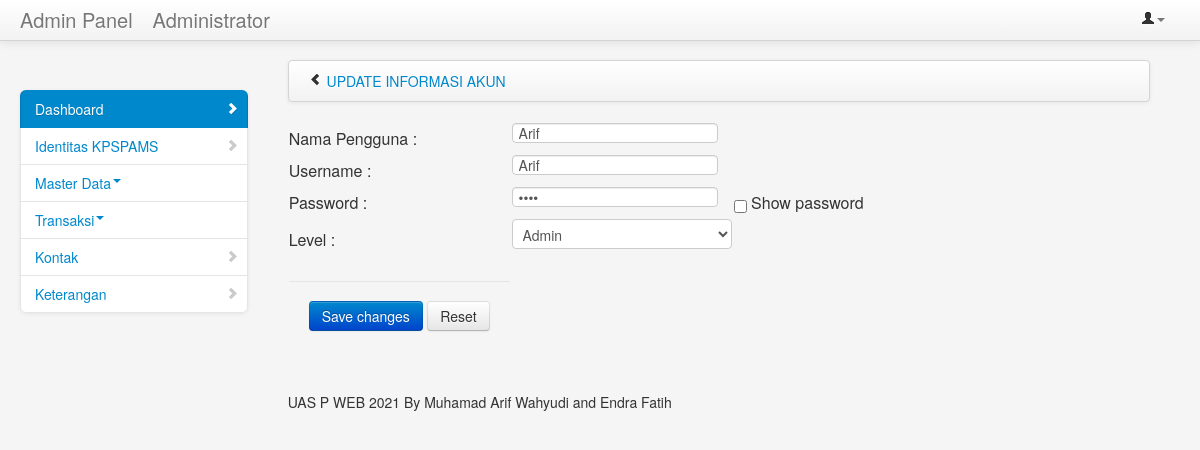
Screenshot of /public/admin/editakun/9 (signed in) with the database file from the repository.
### tables this page shows
CREATE TABLE `user` (
  `id` int(5) NOT NULL,
  `nama_pengguna` varchar(255) NOT NULL,
  `username` varchar(255) NOT NULL,
  `password` varchar(255) NOT NULL,
  `level` varchar(20) NOT NULL
);

### app/core/Controller.php (called while the page is built, shortened)
<?php
class Controller {
    public function view($view,$data=[]){
        require_once '../app/views/'.$view.'.php';
    }
}

### app/controllers/Admin.php (called while the page is built, shortened)
<?php
class Admin extends Controller{
     public function editakun($id){
        $data['nama'] = $this->model('Admin_model') ->getAdmin();
        $data['id']=$id;
        $this->view('admin/editakun',$data);
    }
}

### app/core/App.php (called while the page is built, shortened)
<?php
class App {
    protected $method ='index';
    protected $params =[];
    public function __construct(){
        $url = $this->parseURL();
        if (file_exists('../app/controllers/' . $url[0] . '.php')){
            unset($url[0]);
        }
        $this->controller = new $this->controller;
        if ( isset($url[1]) ){
            if (method_exists($this->controller,$url[1])){
                $this->method = $url[1];
                unset($url[1]);
            }
        }
        if (!empty($url)){
            $this->params = array_values($url);
        }
        call_user_func_array([$this->controller, $this->method] , $this->params);
    }
    public function parseURL() {
        if (isset($_GET['url'])){
            $url = rtrim($_GET['url'],'/');
            $url = filter_var($url, FILTER_SANITIZE_URL);
            $url = explode('/',$url);
            return $url;
        }
    }
}

### public/index.php (called while the page is built, shortened)
<?php
$app = new App;

### app/views/admin/editakun.php (the view, shortened to what this page needs)
                <div class="span9" id="content">
                    <div class="row-fluid">
                        	<div class="navbar">
                            	<div class="navbar-inner">
	                                <ul class="breadcrumb">
	                                    <i class="icon-chevron-left hide-sidebar"><a href='#' title="Hide Sidebar" rel='tooltip'>&nbsp;</a></i>
	                                    <li>
	                                        <a href="index.php">UPDATE INFORMASI AKUN</a>
	                                    </li>
	                                </ul>
                            	</div>
                        	</div>
                    </div>
		<form method="post" action="<?= BASEURL; ?>/admin/updateakun">
          <?php
	include 'koneksi.php';
	$id = $data['id'];
	$data = mysqli_query($koneksi,"select * from user where id='$id'");
	while($d = mysqli_fetch_array($data)){
		?>
			<table>
				<tr>
					<td>Nama Pengguna :</td>
					<td>
						<input type="text" name="nama" value="<?php echo $d['nama_pengguna']; ?>">
					</td>
				</tr>
				<tr>
					<td>Username :</td>
					<td><input type="text" name="username" value="<?php echo $d['username']; ?>"></td>
				</tr>
				<tr>
					<td>Password :</td>
					<td><input type="password" class="pass" name="pass" value="<?php echo $d['password']; ?>"></td>
                    <td><input type="checkbox" class="form-checkbox"> Show password</td>
				</tr>
                <tr>
					<td>Level : </td>
					<td><select name="level" value="<?php echo $d['level']; ?>">
<option value="admin">Admin</option>
        <option value="loket">Loket</option> </select></td>
				</tr>
				<tr>
					<td><div class="form-actions">
                                          <button type="submit" class="btn btn-primary">Save changes</button>
                                          <button type="reset" class="btn">Reset</button>
        </div> </td>
				</tr>
			</table>
		</form>
		<?php
                                       }
	?>

### public/assets/styles.css (style rules this page uses)
#content { margin-left:0px; }
.hide-sidebar, .show-sidebar { cursor: pointer; }
.breadcrumb { margin: 0 0 0px; padding: 10px 0px; background-color: transparent; }

### rows the page displays
user: nama "Arif", username "Arif", level "Admin"

### other values shown
$data['nama'] "Administrator"
